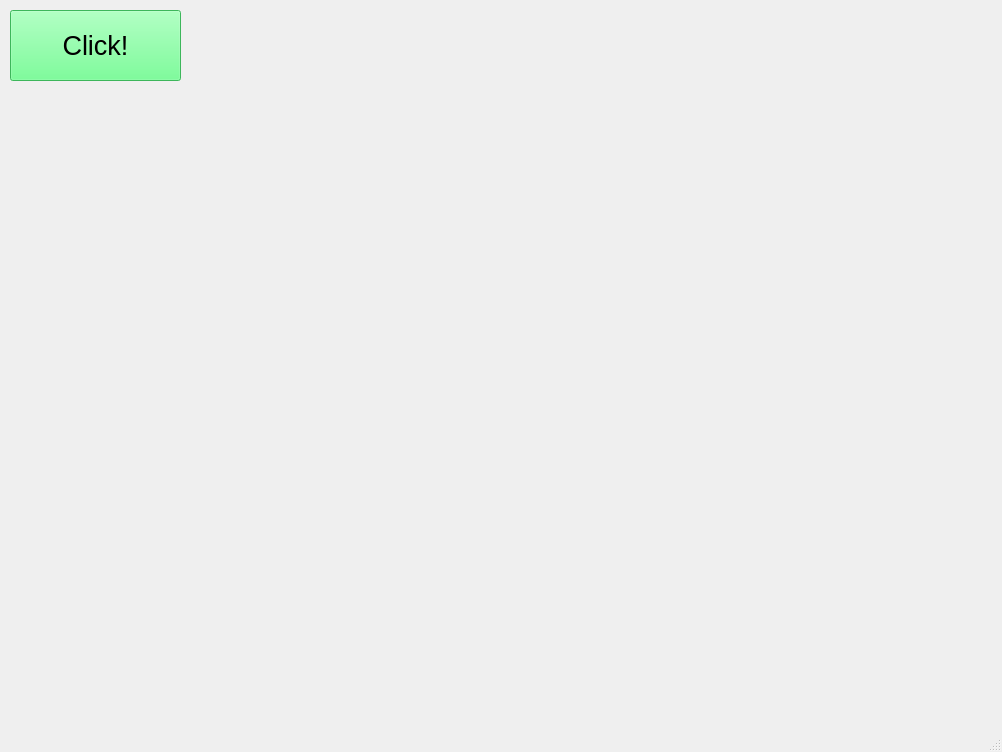
<?xml version="1.0" encoding="UTF-8"?>
<ui version="4.0">
 <class>MainWindow</class>
 <widget class="QMainWindow" name="MainWindow">
  <property name="geometry">
   <rect>
    <x>0</x>
    <y>0</y>
    <width>1002</width>
    <height>752</height>
   </rect>
  </property>
  <property name="windowTitle">
   <string>MainWindow</string>
  </property>
  <widget class="QWidget" name="centralwidget">
   <widget class="QPushButton" name="pushButton">
    <property name="geometry">
     <rect>
      <x>10</x>
      <y>10</y>
      <width>171</width>
      <height>71</height>
     </rect>
    </property>
    <property name="font">
     <font>
      <pointsize>20</pointsize>
     </font>
    </property>
    <property name="styleSheet">
     <string notr="true">
background-color: rgb(85, 255, 127);</string>
    </property>
    <property name="text">
     <string>Click!</string>
    </property>
   </widget>
  </widget>
  <widget class="QMenuBar" name="menubar">
   <property name="geometry">
    <rect>
     <x>0</x>
     <y>0</y>
     <width>1002</width>
     <height>26</height>
    </rect>
   </property>
  </widget>
  <widget class="QStatusBar" name="statusbar"/>
 </widget>
 <resources/>
 <connections/>
</ui>
